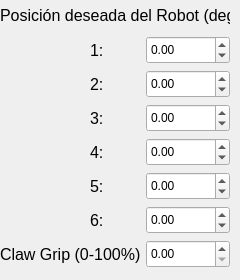
          <widget class="QWidget" name="Labels_4">
           <widget class="QWidget" name="gridLayoutWidget_23">
            <property name="geometry">
             <rect>
              <x>0</x>
              <y>0</y>
              <width>231</width>
              <height>271</height>
             </rect>
            </property>
            <layout class="QGridLayout" name="gridLayout_Qd_SB">
             <item row="3" column="2">
              <widget class="QLabel" name="label_122">
               <property name="minimumSize">
                <size>
                 <width>0</width>
                 <height>0</height>
                </size>
               </property>
               <property name="maximumSize">
                <size>
                 <width>50</width>
                 <height>2800</height>
                </size>
               </property>
               <property name="font">
                <font>
                 <pointsize>12</pointsize>
                </font>
               </property>
               <property name="text">
                <string>3:</string>
               </property>
              </widget>
             </item>
             <item row="5" column="2">
              <widget class="QLabel" name="label_123">
               <property name="minimumSize">
                <size>
                 <width>0</width>
                 <height>0</height>
                </size>
               </property>
               <property name="maximumSize">
                <size>
                 <width>50</width>
                 <height>2800</height>
                </size>
               </property>
               <property name="font">
                <font>
                 <pointsize>12</pointsize>
                </font>
               </property>
               <property name="text">
                <string>5:</string>
               </property>
              </widget>
             </item>
             <item row="4" column="2">
              <widget class="QLabel" name="label_124">
               <property name="minimumSize">
                <size>
                 <width>0</width>
                 <height>28</height>
                </size>
               </property>
               <property name="maximumSize">
                <size>
                 <width>50</width>
                 <height>2800</height>
                </size>
               </property>
               <property name="font">
                <font>
                 <pointsize>12</pointsize>
                </font>
               </property>
               <property name="text">
                <string>4:</string>
               </property>
              </widget>
             </item>
             <item row="6" column="2">
              <widget class="QLabel" name="label_125">
               <property name="minimumSize">
                <size>
                 <width>0</width>
                 <height>0</height>
                </size>
               </property>
               <property name="maximumSize">
                <size>
                 <width>21300</width>
                 <height>2800</height>
                </size>
               </property>
               <property name="font">
                <font>
                 <pointsize>12</pointsize>
                </font>
               </property>
               <property name="text">
                <string>6:</string>
               </property>
              </widget>
             </item>
             <item row="1" column="2">
              <widget class="QLabel" name="label_126">
               <property name="minimumSize">
                <size>
                 <width>0</width>
                 <height>0</height>
                </size>
               </property>
               <property name="maximumSize">
                <size>
                 <width>50</width>
                 <height>28</height>
                </size>
               </property>
               <property name="font">
                <font>
                 <pointsize>12</pointsize>
                </font>
               </property>
               <property name="text">
                <string>1:</string>
               </property>
              </widget>
             </item>
             <item row="2" column="2">
              <widget class="QLabel" name="label_127">
               <property name="minimumSize">
                <size>
                 <width>0</width>
                 <height>0</height>
                </size>
               </property>
               <property name="maximumSize">
                <size>
                 <width>50</width>
                 <height>2800</height>
                </size>
               </property>
               <property name="font">
                <font>
                 <pointsize>12</pointsize>
                </font>
               </property>
               <property name="text">
                <string>2:</string>
               </property>
              </widget>
             </item>
             <item row="7" column="1" colspan="2">
              <widget class="QLabel" name="label_128">
               <property name="minimumSize">
                <size>
                 <width>0</width>
                 <height>0</height>
                </size>
               </property>
               <property name="maximumSize">
                <size>
                 <width>16777215</width>
                 <height>28</height>
                </size>
               </property>
               <property name="font">
                <font>
                 <pointsize>12</pointsize>
                </font>
               </property>
               <property name="text">
                <string>Claw Grip (0-100%):</string>
               </property>
              </widget>
             </item>
             <item row="0" column="1" colspan="3">
              <widget class="QLabel" name="label_129">
               <property name="minimumSize">
                <size>
                 <width>0</width>
                 <height>30</height>
                </size>
               </property>
               <property name="maximumSize">
                <size>
                 <width>16777215</width>
                 <height>29</height>
                </size>
               </property>
               <property name="font">
                <font>
                 <pointsize>12</pointsize>
                </font>
               </property>
               <property name="text">
                <string>Posición deseada del Robot (deg)</string>
               </property>
              </widget>
             </item>
             <item row="1" column="3">
              <widget class="QDoubleSpinBox" name="qd1SB">
               <property name="minimumSize">
                <size>
                 <width>0</width>
                 <height>28</height>
                </size>
               </property>
               <property name="maximumSize">
                <size>
                 <width>123</width>
                 <height>28</height>
                </size>
               </property>
               <property name="minimum">
                <double>-154.099999999999994</double>
               </property>
               <property name="value">
                <double>0.000000000000000</double>
               </property>
              </widget>
             </item>
             <item row="2" column="3">
              <widget class="QDoubleSpinBox" name="qd2SB">
               <property name="minimumSize">
                <size>
                 <width>0</width>
                 <height>28</height>
                </size>
               </property>
               <property name="maximumSize">
                <size>
                 <width>123</width>
                 <height>28</height>
                </size>
               </property>
               <property name="minimum">
                <double>-150.099999999999994</double>
               </property>
               <property name="maximum">
                <double>150.099999999999994</double>
               </property>
              </widget>
             </item>
             <item row="3" column="3">
              <widget class="QDoubleSpinBox" name="qd3SB">
               <property name="minimumSize">
                <size>
                 <width>0</width>
                 <height>28</height>
                </size>
               </property>
               <property name="maximumSize">
                <size>
                 <width>123</width>
                 <height>28</height>
                </size>
               </property>
               <property name="minimum">
                <double>-150.099999999999994</double>
               </property>
               <property name="maximum">
                <double>150.099999999999994</double>
               </property>
              </widget>
             </item>
             <item row="4" column="3">
              <widget class="QDoubleSpinBox" name="qd4SB">
               <property name="minimumSize">
                <size>
                 <width>0</width>
                 <height>28</height>
                </size>
               </property>
               <property name="maximumSize">
                <size>
                 <width>123</width>
                 <height>28</height>
                </size>
               </property>
               <property name="minimum">
                <double>-148.979999999999990</double>
               </property>
               <property name="maximum">
                <double>148.979999999999990</double>
               </property>
              </widget>
             </item>
             <item row="5" column="3">
              <widget class="QDoubleSpinBox" name="qd5SB">
               <property name="minimumSize">
                <size>
                 <width>0</width>
                 <height>28</height>
                </size>
               </property>
               <property name="maximumSize">
                <size>
                 <width>123</width>
                 <height>28</height>
                </size>
               </property>
               <property name="minimum">
                <double>-144.969999999999999</double>
               </property>
               <property name="maximum">
                <double>145.000000000000000</double>
               </property>
              </widget>
             </item>
             <item row="6" column="3">
              <widget class="QDoubleSpinBox" name="qd6SB">
               <property name="minimumSize">
                <size>
                 <width>0</width>
                 <height>28</height>
                </size>
               </property>
               <property name="maximumSize">
                <size>
                 <width>123</width>
                 <height>28</height>
                </size>
               </property>
               <property name="minimum">
                <double>-148.979999999999990</double>
               </property>
               <property name="maximum">
                <double>148.979999999999990</double>
               </property>
              </widget>
             </item>
             <item row="7" column="3">
              <widget class="QDoubleSpinBox" name="gripValueSB">
               <property name="minimumSize">
                <size>
                 <width>0</width>
                 <height>28</height>
                </size>
               </property>
               <property name="maximumSize">
                <size>
                 <width>123</width>
                 <height>28</height>
                </size>
               </property>
              </widget>
             </item>
            </layout>
           </widget>
          </widget>
